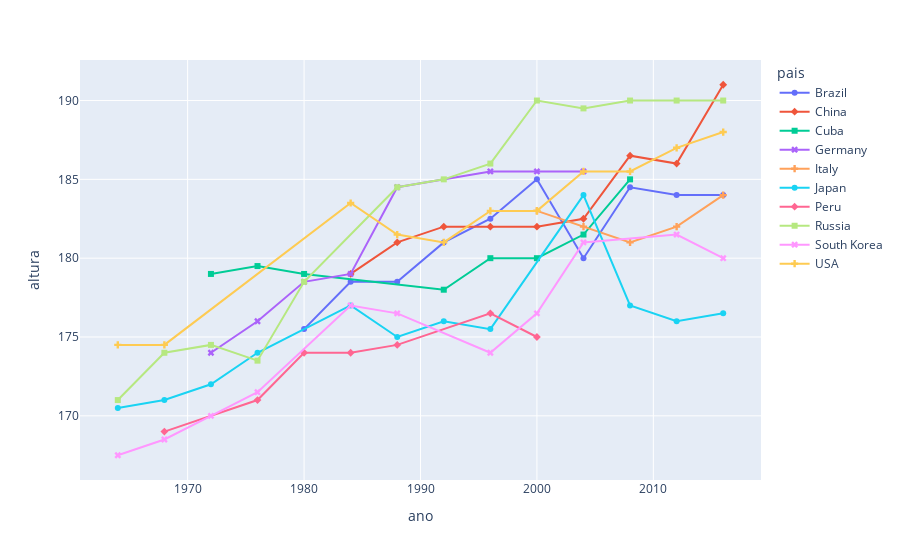

The notebook cell this image was saved under:
### Code cell
plt.figure(figsize=(14,8))
fig = px.line(df_idades, x = 'ano', y = 'altura', color = 'pais', symbol = 'pais')
fig.show()

### Figure 1 — Plotly figure (JSON) as saved in the notebook; plotly's stock layout.template omitted (floating-point values rounded to 4 significant figures)
{"data": [{"hovertemplate": "pais=Brazil<br>ano=%{x}<br>altura=%{y}<extra></extra>", "legendgroup": "Brazil", "line": {"color": "#636efa", "dash": "solid"}, "marker": {"symbol": "circle"}, "mode": "lines+markers", "name": "Brazil", "orientation": "v", "showlegend": true, "type": "scatter", "x": [1980, 1984, 1988, 1992, 1996, 2000, 2004, 2008, 2012, 2016], "xaxis": "x", "y": [175.5, 178.5, 178.5, 181, 182.5, 185, 180, 184.5, 184, 184], "yaxis": "y"}, {"hovertemplate": "pais=China<br>ano=%{x}<br>altura=%{y}<extra></extra>", "legendgroup": "China", "line": {"color": "#EF553B", "dash": "solid"}, "marker": {"symbol": "diamond"}, "mode": "lines+markers", "name": "China", "orientation": "v", "showlegend": true, "type": "scatter", "x": [1984, 1988, 1992, 1996, 2000, 2004, 2008, 2012, 2016], "xaxis": "x", "y": [179, 181, 182, 182, 182, 182.5, 186.5, 186, 191], "yaxis": "y"}, {"hovertemplate": "pais=Cuba<br>ano=%{x}<br>altura=%{y}<extra></extra>", "legendgroup": "Cuba", "line": {"color": "#00cc96", "dash": "solid"}, "marker": {"symbol": "square"}, "mode": "lines+markers", "name": "Cuba", "orientation": "v", "showlegend": true, "type": "scatter", "x": [1972, 1976, 1980, 1992, 1996, 2000, 2004, 2008], "xaxis": "x", "y": [179, 179.5, 179, 178, 180, 180, 181.5, 185], "yaxis": "y"}, {"hovertemplate": "pais=Germany<br>ano=%{x}<br>altura=%{y}<extra></extra>", "legendgroup": "Germany", "line": {"color": "#ab63fa", "dash": "solid"}, "marker": {"symbol": "x"}, "mode": "lines+markers", "name": "Germany", "orientation": "v", "showlegend": true, "type": "scatter", "x": [1972, 1976, 1980, 1984, 1988, 1996, 2000, 2004], "xaxis": "x", "y": [174, 176, 178.5, 179, 184.5, 185.5, 185.5, 185.5], "yaxis": "y"}, {"hovertemplate": "pais=Italy<br>ano=%{x}<br>altura=%{y}<extra></extra>", "legendgroup": "Italy", "line": {"color": "#FFA15A", "dash": "solid"}, "marker": {"symbol": "cross"}, "mode": "lines+markers", "name": "Italy", "orientation": "v", "showlegend": true, "type": "scatter", "x": [2000, 2004, 2008, 2012, 2016], "xaxis": "x", "y": [183, 182, 181, 182, 184], "yaxis": "y"}, {"hovertemplate": "pais=Japan<br>ano=%{x}<br>altura=%{y}<extra></extra>", "legendgroup": "Japan", "line": {"color": "#19d3f3", "dash": "solid"}, "marker": {"symbol": "circle"}, "mode": "lines+markers", "name": "Japan", "orientation": "v", "showlegend": true, "type": "scatter", "x": [1964, 1968, 1972, 1976, 1984, 1988, 1992, 1996, 2004, 2008, 2012, 2016], "xaxis": "x", "y": [170.5, 171, 172, 174, 177, 175, 176, 175.5, 184, 177, 176, 176.5], "yaxis": "y"}, {"hovertemplate": "pais=Peru<br>ano=%{x}<br>altura=%{y}<extra></extra>", "legendgroup": "Peru", "line": {"color": "#FF6692", "dash": "solid"}, "marker": {"symbol": "diamond"}, "mode": "lines+markers", "name": "Peru", "orientation": "v", "showlegend": true, "type": "scatter", "x": [1968, 1976, 1980, 1984, 1988, 1996, 2000], "xaxis": "x", "y": [169, 171, 174, 174, 174.5, 176.5, 175], "yaxis": "y"}, {"hovertemplate": "pais=Russia<br>ano=%{x}<br>altura=%{y}<extra></extra>", "legendgroup": "Russia", "line": {"color": "#B6E880", "dash": "solid"}, "marker": {"symbol": "square"}, "mode": "lines+markers", "name": "Russia", "orientation": "v", "showlegend": true, "type": "scatter", "x": [1964, 1968, 1972, 1976, 1980, 1988, 1992, 1996, 2000, 2004, 2008, 2012, 2016], "xaxis": "x", "y": [171, 174, 174.5, 173.5, 178.5, 184.5, 185, 186, 190, 189.5, 190, 190, 190], "yaxis": "y"}, {"hovertemplate": "pais=South Korea<br>ano=%{x}<br>altura=%{y}<extra></extra>", "legendgroup": "South Korea", "line": {"color": "#FF97FF", "dash": "solid"}, "marker": {"symbol": "x"}, "mode": "lines+markers", "name": "South Korea", "orientation": "v", "showlegend": true, "type": "scatter", "x": [1964, 1968, 1972, 1976, 1984, 1988, 1996, 2000, 2004, 2012, 2016], "xaxis": "x", "y": [167.5, 168.5, 170, 171.5, 177, 176.5, 174, 176.5, 181, 181.5, 180], "yaxis": "y"}, {"hovertemplate": "pais=USA<br>ano=%{x}<br>altura=%{y}<extra></extra>", "legendgroup": "USA", "line": {"color": "#FECB52", "dash": "solid"}, "marker": {"symbol": "cross"}, "mode": "lines+markers", "name": "USA", "orientation": "v", "showlegend": true, "type": "scatter", "x": [1964, 1968, 1984, 1988, 1992, 1996, 2000, 2004, 2008, 2012, 2016], "xaxis": "x", "y": [174.5, 174.5, 183.5, 181.5, 181, 183, 183, 185.5, 185.5, 187, 188], "yaxis": "y"}], "layout": {"legend": {"title": {"text": "pais"}, "tracegroupgap": 0}, "margin": {"t": 60}, "xaxis": {"anchor": "y", "domain": [0, 1], "title": {"text": "ano"}}, "yaxis": {"anchor": "x", "domain": [0, 1], "title": {"text": "altura"}}}}
